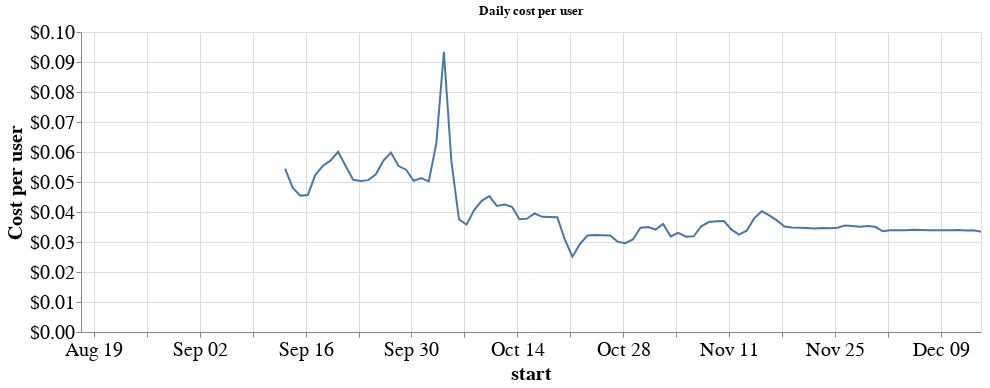

Notebook source saved alongside this figure:
### Markdown cell above
We can calculate cost per day per user from this user count

### Code cell
total['cost_per_user'] = total['cost'] / user_starts_count.count()['start']

alt.Chart(total, width=900, title='Daily cost per user').mark_line().encode(
    x='start',
    y=alt.Y('cost_per_user', axis=alt.Axis(format="$.2f"), title="Cost per user")
)

### Figure 1 — Vega-Lite specification as saved in the notebook (floating-point values rounded to 4 significant figures)
{"$schema": "https://vega.github.io/schema/vega-lite/v2.6.0.json", "config": {"axis": {"labelFontSize": 20, "titleFontSize": 20}}, "data": {"name": "data-94cdaa7ff7fc0dcb19ae69bad4be81f2"}, "datasets": {"data-94cdaa7ff7fc0dcb19ae69bad4be81f2": [{"cost": null, "cost_per_active_user": null, "cost_per_user": null, "start": "2018-08-17T00:00:00-07:00", "user": 13}, {"cost": null, "cost_per_active_user": null, "cost_per_user": null, "start": "2018-08-18T00:00:00-07:00", "user": 38}, {"cost": null, "cost_per_active_user": null, "cost_per_user": null, "start": "2018-08-19T00:00:00-07:00", "user": 24}, {"cost": null, "cost_per_active_user": null, "cost_per_user": null, "start": "2018-08-20T00:00:00-07:00", "user": 53}, {"cost": null, "cost_per_active_user": null, "cost_per_user": null, "start": "2018-08-21T00:00:00-07:00", "user": 135}, {"cost": null, "cost_per_active_user": null, "cost_per_user": null, "start": "2018-08-22T00:00:00-07:00", "user": 1176}, {"cost": null, "cost_per_active_user": null, "cost_per_user": null, "start": "2018-08-23T00:00:00-07:00", "user": 1184}, {"cost": null, "cost_per_active_user": null, "cost_per_user": null, "start": "2018-08-24T00:00:00-07:00", "user": 1332}, {"cost": null, "cost_per_active_user": null, "cost_per_user": null, "start": "2018-08-25T00:00:00-07:00", "user": 918}, {"cost": null, "cost_per_active_user": null, "cost_per_user": null, "start": "2018-08-26T00:00:00-07:00", "user": 1133}, {"cost": null, "cost_per_active_user": null, "cost_per_user": null, "start": "2018-08-27T00:00:00-07:00", "user": 1447}, {"cost": null, "cost_per_active_user": null, "cost_per_user": null, "start": "2018-08-28T00:00:00-07:00", "user": 1276}, {"cost": null, "cost_per_active_user": null, "cost_per_user": null, "start": "2018-08-29T00:00:00-07:00", "user": 1519}, {"cost": null, "cost_per_active_user": null, "cost_per_user": null, "start": "2018-08-30T00:00:00-07:00", "user": 1236}, {"cost": null, "cost_per_active_user": null, "cost_per_user": null, "start": "2018-08-31T00:00:00-07:00", "user": 1143}, {"cost": null, "cost_per_active_user": null, "cost_per_user": null, "start": "2018-09-01T00:00:00-07:00", "user": 728}, {"cost": null, "cost_per_active_user": null, "cost_per_user": null, "start": "2018-09-02T00:00:00-07:00", "user": 914}, {"cost": null, "cost_per_active_user": null, "cost_per_user": null, "start": "2018-09-03T00:00:00-07:00", "user": 1202}, {"cost": null, "cost_per_active_user": null, "cost_per_user": null, "start": "2018-09-04T00:00:00-07:00", "user": 1409}, {"cost": null, "cost_per_active_user": null, "cost_per_user": null, "start": "2018-09-05T00:00:00-07:00", "user": 1586}, {"cost": null, "cost_per_active_user": null, "cost_per_user": null, "start": "2018-09-06T00:00:00-07:00", "user": 1278}, {"cost": null, "cost_per_active_user": null, "cost_per_user": null, "start": "2018-09-07T00:00:00-07:00", "user": 1011}, {"cost": null, "cost_per_active_user": null, "cost_per_user": null, "start": "2018-09-08T00:00:00-07:00", "user": 815}, {"cost": null, "cost_per_active_user": null, "cost_per_user": null, "start": "2018-09-09T00:00:00-07:00", "user": 971}, {"cost": null, "cost_per_active_user": null, "cost_per_user": null, "start": "2018-09-10T00:00:00-07:00", "user": 1369}, {"cost": null, "cost_per_active_user": null, "cost_per_user": null, "start": "2018-09-11T00:00:00-07:00", "user": 1417}, {"cost": 40.16, "cost_per_active_user": 0.0269, "cost_per_user": 0.00828, "start": "2018-09-12T00:00:00-07:00", "user": 1493}, {"cost": null, "cost_per_active_user": null, "cost_per_user": null, "start": "2018-09-12T00:00:00-07:00", "user": 1493}, {"cost": 264.0, "cost_per_active_user": 0.2183, "cost_per_user": 0.05442, "start": "2018-09-13T00:00:00-07:00", "user": 1209}, {"cost": 233.4, "cost_per_active_user": 0.2599, "cost_per_user": 0.04812, "start": "2018-09-14T00:00:00-07:00", "user": 898}, {"cost": 220.5, "cost_per_active_user": 0.2834, "cost_per_user": 0.04546, "start": "2018-09-15T00:00:00-07:00", "user": 778}, {"cost": 221.5, "cost_per_active_user": 0.2103, "cost_per_user": 0.04567, "start": "2018-09-16T00:00:00-07:00", "user": 1053}, {"cost": 254.1, "cost_per_active_user": 0.1776, "cost_per_user": 0.0524, "start": "2018-09-17T00:00:00-07:00", "user": 1431}, {"cost": 268.7, "cost_per_active_user": 0.1996, "cost_per_user": 0.0554, "start": "2018-09-18T00:00:00-07:00", "user": 1346}, {"cost": 277.0, "cost_per_active_user": 0.1866, "cost_per_user": 0.05712, "start": "2018-09-19T00:00:00-07:00", "user": 1485}, {"cost": 291.3, "cost_per_active_user": 0.2108, "cost_per_user": 0.06006, "start": "2018-09-20T00:00:00-07:00", "user": 1382}, {"cost": 268.4, "cost_per_active_user": 0.2218, "cost_per_user": 0.05535, "start": "2018-09-21T00:00:00-07:00", "user": 1210}, {"cost": 246.1, "cost_per_active_user": 0.2954, "cost_per_user": 0.05074, "start": "2018-09-22T00:00:00-07:00", "user": 833}, {"cost": 244.2, "cost_per_active_user": 0.2816, "cost_per_user": 0.05035, "start": "2018-09-23T00:00:00-07:00", "user": 867}, {"cost": 245.5, "cost_per_active_user": 0.2068, "cost_per_user": 0.05062, "start": "2018-09-24T00:00:00-07:00", "user": 1187}, {"cost": 254.9, "cost_per_active_user": 0.2005, "cost_per_user": 0.05255, "start": "2018-09-25T00:00:00-07:00", "user": 1271}, {"cost": 277.2, "cost_per_active_user": 0.1877, "cost_per_user": 0.05715, "start": "2018-09-26T00:00:00-07:00", "user": 1477}, {"cost": 290.0, "cost_per_active_user": 0.1992, "cost_per_user": 0.0598, "start": "2018-09-27T00:00:00-07:00", "user": 1456}, {"cost": 268.3, "cost_per_active_user": 0.2247, "cost_per_user": 0.05531, "start": "2018-09-28T00:00:00-07:00", "user": 1194}, {"cost": 262.4, "cost_per_active_user": 0.3421, "cost_per_user": 0.0541, "start": "2018-09-29T00:00:00-07:00", "user": 767}, {"cost": 244.4, "cost_per_active_user": 0.2454, "cost_per_user": 0.0504, "start": "2018-09-30T00:00:00-07:00", "user": 996}, {"cost": 249.0, "cost_per_active_user": 0.1873, "cost_per_user": 0.05133, "start": "2018-10-01T00:00:00-07:00", "user": 1329}, {"cost": 243.5, "cost_per_active_user": 0.1938, "cost_per_user": 0.0502, "start": "2018-10-02T00:00:00-07:00", "user": 1256}, {"cost": 304.9, "cost_per_active_user": 0.2042, "cost_per_user": 0.06287, "start": "2018-10-03T00:00:00-07:00", "user": 1493}, {"cost": 453.0, "cost_per_active_user": 0.3544, "cost_per_user": 0.09339, "start": "2018-10-04T00:00:00-07:00", "user": 1278}, {"cost": 275.0, "cost_per_active_user": 0.3115, "cost_per_user": 0.05671, "start": "2018-10-05T00:00:00-07:00", "user": 883}, {"cost": 181.8, "cost_per_active_user": 0.2609, "cost_per_user": 0.03749, "start": "2018-10-06T00:00:00-07:00", "user": 697}, {"cost": 173.6, "cost_per_active_user": 0.1938, "cost_per_user": 0.0358, "start": "2018-10-07T00:00:00-07:00", "user": 896}, {"cost": 197.1, "cost_per_active_user": 0.154, "cost_per_user": 0.04064, "start": "2018-10-08T00:00:00-07:00", "user": 1280}, {"cost": 212.1, "cost_per_active_user": 0.1636, "cost_per_user": 0.04373, "start": "2018-10-09T00:00:00-07:00", "user": 1296}, {"cost": 219.8, "cost_per_active_user": 0.1877, "cost_per_user": 0.04532, "start": "2018-10-10T00:00:00-07:00", "user": 1171}, {"cost": 203.8, "cost_per_active_user": 0.2297, "cost_per_user": 0.04202, "start": "2018-10-11T00:00:00-07:00", "user": 887}, {"cost": 206.1, "cost_per_active_user": 0.2193, "cost_per_user": 0.0425, "start": "2018-10-12T00:00:00-07:00", "user": 940}, {"cost": 202.4, "cost_per_active_user": 0.5783, "cost_per_user": 0.04173, "start": "2018-10-13T00:00:00-07:00", "user": 350}, {"cost": 182.3, "cost_per_active_user": 0.4341, "cost_per_user": 0.03759, "start": "2018-10-14T00:00:00-07:00", "user": 420}, {"cost": 183.3, "cost_per_active_user": 0.2161, "cost_per_user": 0.03779, "start": "2018-10-15T00:00:00-07:00", "user": 848}, {"cost": 191.6, "cost_per_active_user": 0.2492, "cost_per_user": 0.03951, "start": "2018-10-16T00:00:00-07:00", "user": 769}, {"cost": 186.1, "cost_per_active_user": 0.1792, "cost_per_user": 0.03838, "start": "2018-10-17T00:00:00-07:00", "user": 1039}, {"cost": 185.8, "cost_per_active_user": 0.1892, "cost_per_user": 0.03831, "start": "2018-10-18T00:00:00-07:00", "user": 982}, {"cost": 185.5, "cost_per_active_user": 0.3086, "cost_per_user": 0.03824, "start": "2018-10-19T00:00:00-07:00", "user": 601}, {"cost": 149.5, "cost_per_active_user": 0.2388, "cost_per_user": 0.03083, "start": "2018-10-20T00:00:00-07:00", "user": 626}, {"cost": 121.8, "cost_per_active_user": 0.1498, "cost_per_user": 0.02511, "start": "2018-10-21T00:00:00-07:00", "user": 813}, {"cost": 142.4, "cost_per_active_user": 0.1229, "cost_per_user": 0.02936, "start": "2018-10-22T00:00:00-07:00", "user": 1159}, {"cost": 155.9, "cost_per_active_user": 0.147, "cost_per_user": 0.03215, "start": "2018-10-23T00:00:00-07:00", "user": 1061}, {"cost": 156.9, "cost_per_active_user": 0.1128, "cost_per_user": 0.03234, "start": "2018-10-24T00:00:00-07:00", "user": 1391}, {"cost": 156.4, "cost_per_active_user": 0.1194, "cost_per_user": 0.03224, "start": "2018-10-25T00:00:00-07:00", "user": 1310}, {"cost": 155.9, "cost_per_active_user": 0.1409, "cost_per_user": 0.03214, "start": "2018-10-26T00:00:00-07:00", "user": 1106}, {"cost": 145.9, "cost_per_active_user": 0.2227, "cost_per_user": 0.03008, "start": "2018-10-27T00:00:00-07:00", "user": 655}, {"cost": 143.6, "cost_per_active_user": 0.1739, "cost_per_user": 0.02962, "start": "2018-10-28T00:00:00-07:00", "user": 826}, {"cost": 149.6, "cost_per_active_user": 0.1192, "cost_per_user": 0.03085, "start": "2018-10-29T00:00:00-07:00", "user": 1255}, {"cost": 168.6, "cost_per_active_user": 0.1406, "cost_per_user": 0.03476, "start": "2018-10-30T00:00:00-07:00", "user": 1199}, {"cost": 169.5, "cost_per_active_user": 0.1203, "cost_per_user": 0.03496, "start": "2018-10-31T00:00:00-07:00", "user": 1409}, {"cost": 165.7, "cost_per_active_user": 0.116, "cost_per_user": 0.03416, "start": "2018-11-01T00:00:00-07:00", "user": 1428}, {"cost": 174.7, "cost_per_active_user": 0.151, "cost_per_user": 0.03601, "start": "2018-11-02T00:00:00-07:00", "user": 1157}, {"cost": 154.5, "cost_per_active_user": 0.2512, "cost_per_user": 0.03185, "start": "2018-11-03T00:00:00-07:00", "user": 615}, {"cost": 160.2, "cost_per_active_user": 0.2298, "cost_per_user": 0.03303, "start": "2018-11-04T00:00:00-07:00", "user": 697}, {"cost": 154.2, "cost_per_active_user": 0.1537, "cost_per_user": 0.03179, "start": "2018-11-05T00:00:00-08:00", "user": 1003}, {"cost": 154.7, "cost_per_active_user": 0.1445, "cost_per_user": 0.03191, "start": "2018-11-06T00:00:00-08:00", "user": 1071}, {"cost": 170.9, "cost_per_active_user": 0.1172, "cost_per_user": 0.03524, "start": "2018-11-07T00:00:00-08:00", "user": 1458}, {"cost": 177.7, "cost_per_active_user": 0.1441, "cost_per_user": 0.03664, "start": "2018-11-08T00:00:00-08:00", "user": 1233}, {"cost": 179.0, "cost_per_active_user": 0.2625, "cost_per_user": 0.03691, "start": "2018-11-09T00:00:00-08:00", "user": 682}, {"cost": 179.3, "cost_per_active_user": 0.2925, "cost_per_user": 0.03697, "start": "2018-11-10T00:00:00-08:00", "user": 613}, {"cost": 165.4, "cost_per_active_user": 0.2422, "cost_per_user": 0.0341, "start": "2018-11-11T00:00:00-08:00", "user": 683}, {"cost": 157.6, "cost_per_active_user": 0.1771, "cost_per_user": 0.03249, "start": "2018-11-12T00:00:00-08:00", "user": 890}, {"cost": 163.7, "cost_per_active_user": 0.1422, "cost_per_user": 0.03375, "start": "2018-11-13T00:00:00-08:00", "user": 1151}, {"cost": 183.7, "cost_per_active_user": 0.1221, "cost_per_user": 0.03788, "start": "2018-11-14T00:00:00-08:00", "user": 1505}, {"cost": 195.3, "cost_per_active_user": 0.1494, "cost_per_user": 0.04026, "start": "2018-11-15T00:00:00-08:00", "user": 1307}, {"cost": 188.5, "cost_per_active_user": 0.2118, "cost_per_user": 0.03886, "start": "2018-11-16T00:00:00-08:00", "user": 890}, {"cost": 180.4, "cost_per_active_user": 0.2377, "cost_per_user": 0.0372, "start": "2018-11-17T00:00:00-08:00", "user": 759}, {"cost": 170.6, "cost_per_active_user": 0.233, "cost_per_user": 0.03517, "start": "2018-11-18T00:00:00-08:00", "user": 732}, {"cost": 169.1, "cost_per_active_user": 0.206, "cost_per_user": 0.03487, "start": "2018-11-19T00:00:00-08:00", "user": 821}, {"cost": 168.5, "cost_per_active_user": 0.2588, "cost_per_user": 0.03474, "start": "2018-11-20T00:00:00-08:00", "user": 651}, {"cost": 168.1, "cost_per_active_user": 0.313, "cost_per_user": 0.03465, "start": "2018-11-21T00:00:00-08:00", "user": 537}, {"cost": 167.4, "cost_per_active_user": 0.393, "cost_per_user": 0.03452, "start": "2018-11-22T00:00:00-08:00", "user": 426}, {"cost": 168.1, "cost_per_active_user": 0.339, "cost_per_user": 0.03466, "start": "2018-11-23T00:00:00-08:00", "user": 496}, {"cost": 167.7, "cost_per_active_user": 0.3523, "cost_per_user": 0.03458, "start": "2018-11-24T00:00:00-08:00", "user": 476}, {"cost": 168.4, "cost_per_active_user": 0.2695, "cost_per_user": 0.03473, "start": "2018-11-25T00:00:00-08:00", "user": 625}, {"cost": 172.0, "cost_per_active_user": 0.1559, "cost_per_user": 0.03546, "start": "2018-11-26T00:00:00-08:00", "user": 1103}, {"cost": 171.2, "cost_per_active_user": 0.146, "cost_per_user": 0.03531, "start": "2018-11-27T00:00:00-08:00", "user": 1173}, {"cost": 170.2, "cost_per_active_user": 0.1199, "cost_per_user": 0.03508, "start": "2018-11-28T00:00:00-08:00", "user": 1419}, {"cost": 171.2, "cost_per_active_user": 0.1277, "cost_per_user": 0.0353, "start": "2018-11-29T00:00:00-08:00", "user": 1341}, {"cost": 170.1, "cost_per_active_user": 0.1839, "cost_per_user": 0.03507, "start": "2018-11-30T00:00:00-08:00", "user": 925}, {"cost": 162.9, "cost_per_active_user": 0.3762, "cost_per_user": 0.03359, "start": "2018-12-01T00:00:00-08:00", "user": 433}, {"cost": 164.6, "cost_per_active_user": 0.3509, "cost_per_user": 0.03394, "start": "2018-12-02T00:00:00-08:00", "user": 469}, {"cost": 164.5, "cost_per_active_user": 0.2679, "cost_per_user": 0.03392, "start": "2018-12-03T00:00:00-08:00", "user": 614}, {"cost": 164.5, "cost_per_active_user": 0.3632, "cost_per_user": 0.03392, "start": "2018-12-04T00:00:00-08:00", "user": 453}, {"cost": 165.2, "cost_per_active_user": 0.3296, "cost_per_user": 0.03405, "start": "2018-12-05T00:00:00-08:00", "user": 501}, {"cost": 165.0, "cost_per_active_user": 0.3812, "cost_per_user": 0.03403, "start": "2018-12-06T00:00:00-08:00", "user": 433}, {"cost": 164.4, "cost_per_active_user": 0.4152, "cost_per_user": 0.0339, "start": "2018-12-07T00:00:00-08:00", "user": 396}, {"cost": 164.6, "cost_per_active_user": 0.4957, "cost_per_user": 0.03393, "start": "2018-12-08T00:00:00-08:00", "user": 332}, {"cost": 164.6, "cost_per_active_user": 0.5715, "cost_per_user": 0.03394, "start": "2018-12-09T00:00:00-08:00", "user": 288}, {"cost": 164.5, "cost_per_active_user": 0.5376, "cost_per_user": 0.03392, "start": "2018-12-10T00:00:00-08:00", "user": 306}, {"cost": 164.9, "cost_per_active_user": 0.5088, "cost_per_user": 0.03399, "start": "2018-12-11T00:00:00-08:00", "user": 324}, {"cost": 164.3, "cost_per_active_user": 0.3517, "cost_per_user": 0.03387, "start": "2018-12-12T00:00:00-08:00", "user": 467}, {"cost": 164.6, "cost_per_active_user": 0.296, "cost_per_user": 0.03393, "start": "2018-12-13T00:00:00-08:00", "user": 556}, {"cost": 162.1, "cost_per_active_user": 0.8229, "cost_per_user": 0.03343, "start": "2018-12-14T00:00:00-08:00", "user": 197}, {"cost": null, "cost_per_active_user": null, "cost_per_user": null, "start": "", "user": null}, {"cost": null, "cost_per_active_user": null, "cost_per_user": null, "start": "", "user": null}]}, "encoding": {"x": {"field": "start", "type": "temporal"}, "y": {"axis": {"format": "$.2f"}, "field": "cost_per_user", "title": "Cost per user", "type": "quantitative"}}, "mark": "line", "title": "Daily cost per user", "width": 900}
